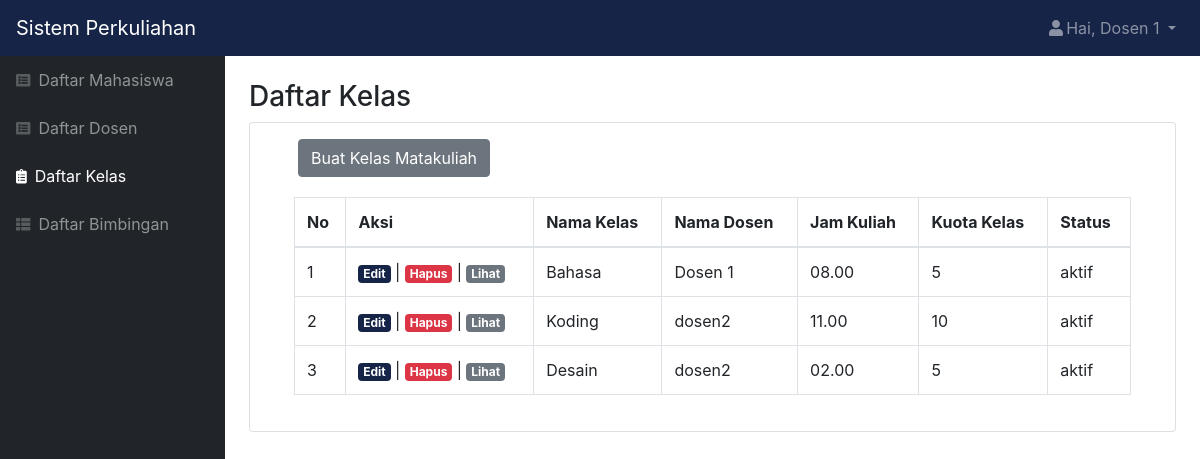
Page /kelas.php (signed in) on the committed database.
### tables this page shows
CREATE TABLE `kelas` (
  `id_kelas` int(11) NOT NULL,
  `nama_kelas` varchar(100) NOT NULL,
  `jam_kuliah` varchar(20) NOT NULL,
  `kuota_kelas` int(11) NOT NULL,
  `id_dosen` int(11) NOT NULL,
  `status` varchar(20) NOT NULL
);

CREATE TABLE `dosen` (
  `id_dosen` int(11) NOT NULL,
  `role` char(1) NOT NULL,
  `nip` varchar(25) NOT NULL,
  `nidn` char(10) NOT NULL,
  `nama` varchar(50) NOT NULL,
  `email` varchar(50) NOT NULL,
  `alamat` varchar(50) NOT NULL,
  `tanggal_lahir` date NOT NULL,
  `status` varchar(20) NOT NULL,
  `password` varchar(300) NOT NULL
);

### kelas.php (the view, shortened to what this page needs)
<?php
include "function.php";
$nama = $_SESSION['nama'];
$role = $_SESSION['role'];
$queryKelas = mysqli_query($koneksi, "SELECT * FROM kelas INNER JOIN dosen ON kelas.id_dosen=dosen.id_dosen");
?>
<!DOCTYPE html>
<html lang="en">
    <head>
        <link href="css/styles.css" rel="stylesheet" />
        <link href="https://cdn.datatables.net/1.10.20/css/dataTables.bootstrap4.min.css" rel="stylesheet" />
    </head>
    <body class="sb-nav-fixed">
        <nav class="sb-topnav navbar navbar-expand navbar-dark bg-dark">
            <a class="navbar-brand" href="index.html">Sistem Perkuliahan</a>
            <ul class="navbar-nav ml-auto">
                <li class="nav-item dropdown">
                    <a class="nav-link dropdown-toggle" id="userDropdown" href="#" role="button" data-toggle="dropdown" aria-haspopup="true" aria-expanded="false"><i class="fas fa-user fa-fw"></i>Hai, <?= $nama; ?> </a>
                </li>
            </ul>
        </nav>
        <div id="layoutSidenav">
            <div id="layoutSidenav_nav">
                <nav class="sb-sidenav accordion sb-sidenav-dark" id="sidenavAccordion">
                    <div class="sb-sidenav-menu">
                        <div class="nav">
                            <a class="nav-link" href="mahasiswa.php"
                                ><div class="sb-nav-link-icon"><i class="fas fa-list-alt"></i></div>
                                Daftar Mahasiswa</a
                            >
                            <a class="nav-link" href="dosen.php"
                                ><div class="sb-nav-link-icon"><i class="fas fa-list-alt"></i></div>
                                Daftar Dosen</a
                            >
                            <a class="nav-link active" href="kelas.php"
                                ><div class="sb-nav-link-icon"><i class="fas fa-clipboard-list"></i></div>
                                Daftar Kelas</a
                            >
                            <a class="nav-link" href="bimbingan.php"
                                ><div class="sb-nav-link-icon"><i class="fas fa-th-list"></i></div>
                                Daftar Bimbingan</a
                            >
                        </div>
                    </div>
                </nav>
            </div>
            <div id="layoutSidenav_content">
                <main>
                    <div class="container-fluid">
                        <h3 class="mt-4">Daftar Kelas</h3>
                        <div class="card mb-4">
                        <?php if($role == "2") { ?>
                            <div class="tambah mt-3 ml-4 px-4 ">
                                <a href="kelas_buat.php" class="btn btn-secondary">Buat Kelas Matakuliah</a>
                            </div>
                        <?php } ?>
                            <div class="card-body">
                                <div class="table-responsive">
                                    <div class="container">
                                        <table class="table table-bordered" id="dataTable" width="100%" cellspacing="0">
                                            <thead>
                                                <tr>
                                                    <th>No</th>
                                                    <?php if($role == "2" || $role == "1") { ?>
                                                    <th>Aksi</th>
                                                    <?php } ?>
                                                    <th >Nama Kelas</th>
                                                    <th >Nama Dosen</th>
                                                    <th >Jam Kuliah</th>
                                                    <th>Kuota Kelas</th>
                                                    <th>Status</th>
                                                </tr>
                                            </thead>
                                            <?php $i=1; ?>
                                            <?php while($data = mysqli_fetch_assoc($queryKelas)) { ?>
                                                <tr>
                                                    <td><?= $i; ?></td>
                                                    <?php if($role == "2") { ?>
                                                        <td><a href="edit_kelas.php?id_kelas=<?= $data['id_kelas']; ?>" class="badge badge-primary ">Edit</a> | <a href="function.php?act=hapusKelas&id_kelas=<?= $data['id_kelas']; ?>" onclick="return confirm('Yakin ingin menghapus kelas?');" class="badge badge-danger ">Hapus</a> | <a href="kelas_lihat.php?id_kelas=<?= $data['id_kelas']; ?>" class="badge badge-secondary ">Lihat</a> </td>
                                                    <?php } ?>
                                                    <td><?= $data['nama_kelas']; ?></>
                                                    <td><?= $data['nama']; ?></td>
                                                    <td><?= $data['jam_kuliah']; ?></td>
                                                    <td><?= $data['kuota_kelas']; ?></td>
                                                    <td><?= $data['status']; ?></td>
                                                </tr>
                                            <?php $i++; ?>
                                            <?php } ?>
                                        </table>
                                    </div>
                                </div>
                            </div>
                        </div>
                </main>
            </div>
        </div>
    </body>
</html>

### rows in the picture
kelas: nama_kelas "Bahasa", id_dosen.nama "Dosen 1", jam_kuliah "08.00", kuota_kelas "5", id_dosen.status "aktif"
kelas: nama_kelas "Koding", id_dosen.nama "dosen2", jam_kuliah "11.00", kuota_kelas "10", id_dosen.status "aktif"
kelas: nama_kelas "Desain", id_dosen.nama "dosen2", jam_kuliah "02.00", kuota_kelas "5", id_dosen.status "aktif"

### other values in the picture
$nama "Dosen 1"
